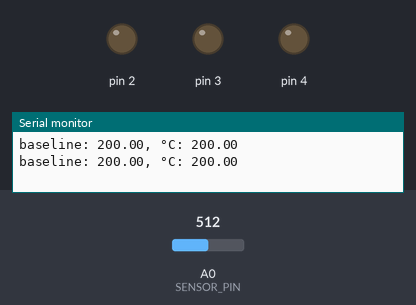
A sketch run on a simulated Arduino Uno, built with avr-gcc and run on an emulated ATmega328P. On the bench: output pins drawn as LEDs (lit = HIGH), the last lines printed to the serial monitor. The inputs (shaded band) are chosen by the test bench; at power-on: A0 (SENSOR_PIN) = 512.

Above: at 1.2 s.
1.3 s: A0 (SENSOR_PIN) set to 515
At 3.2 s:
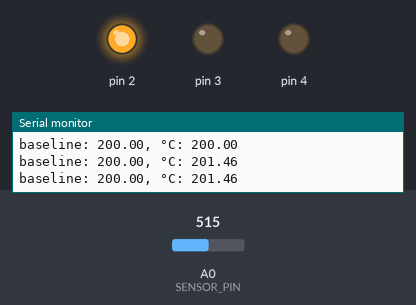
3.5 s: A0 (SENSOR_PIN) set to 716
At 4.8 s:
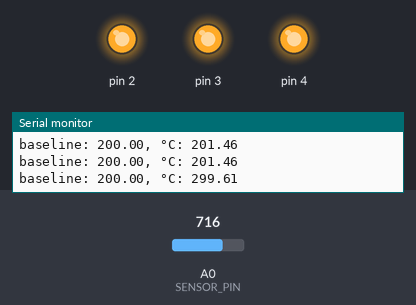
5.5 s: A0 (SENSOR_PIN) set to 511
At 6.4 s:
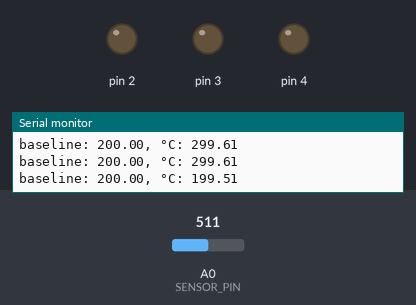
7.5 s: A0 (SENSOR_PIN) set to 900
At 9.3 s:
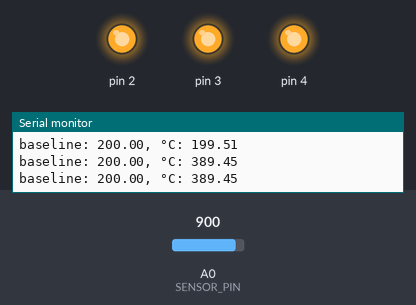
Timing chart, 0 to 10.5 s (numbered marks = the images above; inputs shaded):
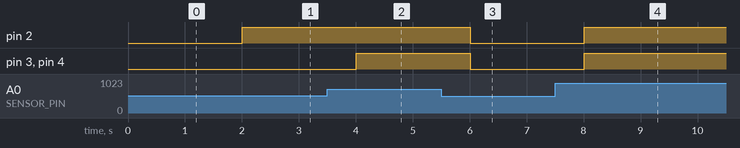

The sketch:

sketch.ino
```cpp
#define FIRST_LED	2
#define LAST_LED	4
#define SENSOR_PIN	A0

float baseline = 20.0;

float read_temperature() {
	int val       = analogRead(SENSOR_PIN);
	float voltage = (val / 1024.0) * 5.0;
	float temp    = (voltage - 0.5) * 100;
	return (temp);
}

void setup() {
	Serial.begin(9600); // open the serial port
	for (int i = FIRST_LED; i <= LAST_LED; i++) {
		pinMode(i, OUTPUT);
		digitalWrite(i, LOW);
	}
	baseline = read_temperature();
}

void loop() {
	float temp = read_temperature();
	Serial.print("baseline: ");
	Serial.print(baseline);
	Serial.print(", °C: ");
	Serial.println(temp);
	digitalWrite(4, (temp > baseline + 3));
	digitalWrite(3, (temp > baseline + 2));
	digitalWrite(2, (temp > baseline + 1));
	delay(1000);
}
```

Measured:
- the behaviour switches between 514 and 515 on A0 (SENSOR_PIN) (found by bisection; images 0 and 1)
- after the input at 1.3 s, pin 2: LOW → HIGH after 0.70 s
- after the input at 3.5 s, pin 3, pin 4: LOW → HIGH after 0.51 s
- after the input at 5.5 s, pin 2–4: HIGH → LOW after 0.51 s
- after the input at 7.5 s, pin 2–4: LOW → HIGH after 0.51 s
